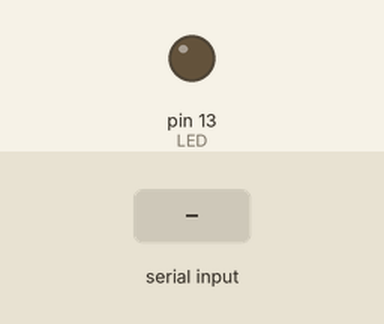
Simulated run of this sketch. Board: Arduino Uno, built with avr-gcc and run on an emulated ATmega328P. On the bench: output pins drawn as LEDs (lit = HIGH). Inputs (shaded band) come from the test bench.

Above: at 1.2 s.
1.3 s: "1" received over the second serial link
At 2.5 s:
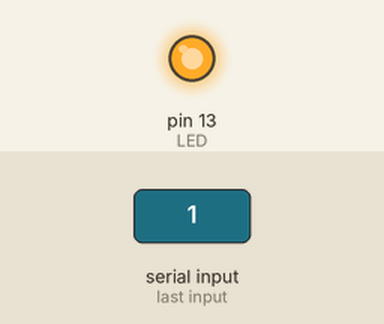
2.8 s: "0" received over the second serial link
At 3.8 s:
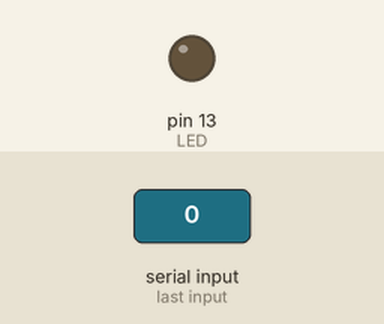
4.3 s: "2" received over the second serial link
At 4.9 s:
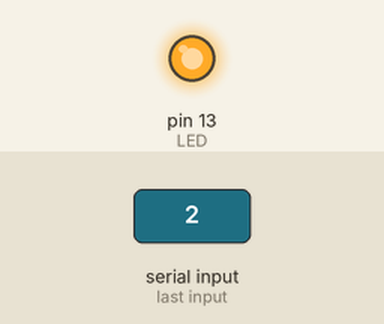
Timing chart, 0 to 7.3 s (numbered marks = the images above; inputs shaded):
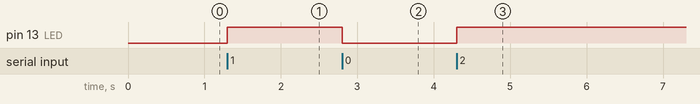

The sketch:

BtTest.ino
```cpp
#include <SoftwareSerial.h>
SoftwareSerial BT(10, 11);

#define LED 13

void setup() {
  Serial.begin(9600);
  BT.begin(9600);
  pinMode(LED, OUTPUT);
}

int state = 0;


void loop() {
  // Normal serial
//  if (Serial.available()) {
//    char input = Serial.read();
//    if (input == '0') {
//      digitalWrite(LED, LOW);
//      Serial.println("OFF");
//    } else if (input == '1') {
//      digitalWrite(LED, HIGH);
//      Serial.println("ON");
//    }
//  }

  // Bluetooth serial
  if (BT.available() > 0) {
    char input = BT.read();
    if (input == '0') {
      digitalWrite(LED, LOW);
      BT.println("OFF");
    } else {
//    } else if (input == '1') {
      digitalWrite(LED, HIGH);
      BT.println("ON");
    }
  }
}
```

Measured:
- after the input at 1.3 s, pin 13 (LED): LOW → HIGH at once
- after the input at 2.8 s, pin 13 (LED): HIGH → LOW at once
- after the input at 4.3 s, pin 13 (LED): LOW → HIGH at once
